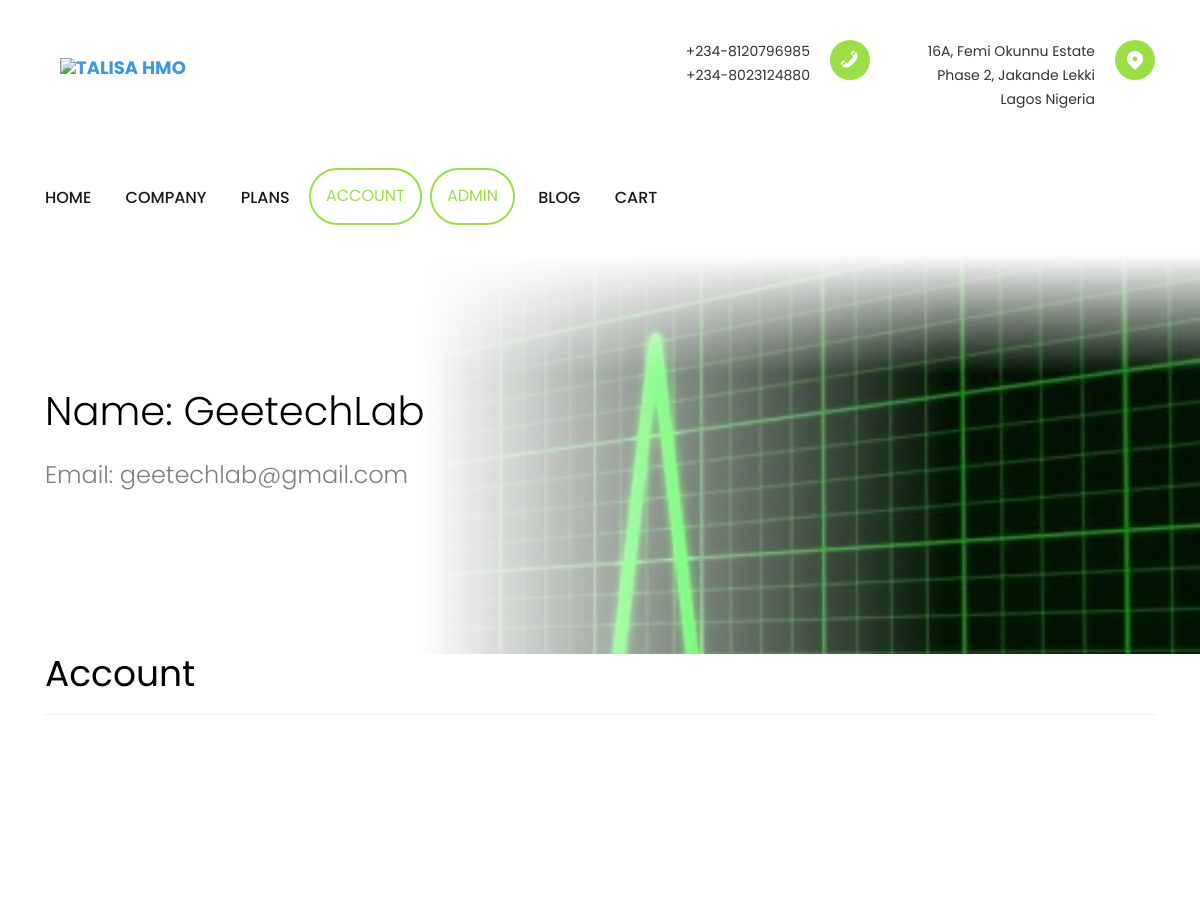
The page /account/ (signed in, upper part) on the database as committed earlier.
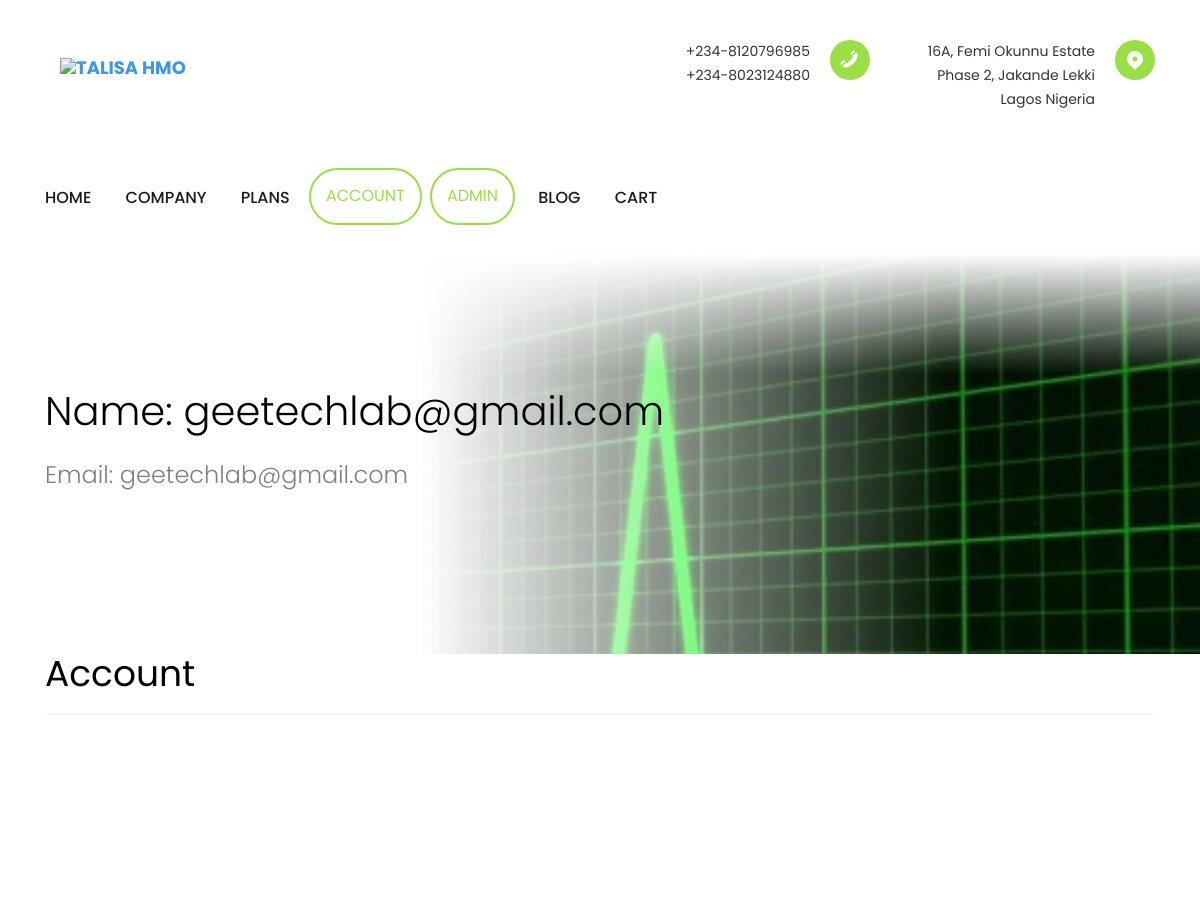
The same page on the database as committed later.
### accounts/models.py (models this page shows, shortened)
class User(AbstractBaseUser):
    email = models.EmailField(max_length=255, unique=True)
    full_name = models.CharField(max_length=255, blank=True, null=True)
    is_active = models.BooleanField(default=True)  # can login
    staff = models.BooleanField(default=False)  # staff user non superuser
    admin = models.BooleanField(default=False)  # superuser
    timestamp = models.DateTimeField(auto_now_add=True)
    USERNAME_FIELD = 'email'  # username
    REQUIRED_FIELDS = []  # ['full_name'] #python manage.py createsuperuser
    objects = UserManager()
    def get_full_name(self):
        if self.full_name:
            return self.full_name
        return self.email
    @property
    def is_admin(self):
        return self.admin

### accounts/views.py (the view)
class AccountHomeView(LoginRequiredMixin, DetailView):
    template_name = 'accounts/home.html'
    def get_object(self):
        return self.request.user

### accounts/templates/accounts/home.html (shortened to what this page needs)
{% extends "base.html" %}
{% load static %}
{% block navbar %} {% include 'base/navbar.html' %} {% endblock navbar %}
{% block content %}
<div id="page">
        <aside id="colorlib-hero" class="breadcrumbs">
            <div class="flexslider">
                <ul class="slides">
                <li style="background-image: url({% static 'images/pulse-trace.jpg' %});">
                    <div class="container">
                        <div class="row">
                            <div class="col-md-8 col-md-offset-2 col-md-pull-2 slider-text">
                                <div class="slider-text-inner">
                                    <h1>Name: {{ request.user.get_full_name }}</h1>
                                    <h2>Email: {{ request.user.email }}</h2>
                                </div>
                            </div>
                        </div>
                    </div>
                </li>
                </ul>
            </div>
        </aside>
    <div class="container">
        <div class='row'>
            <div class='col-12'>
                <h1>Account</h1>
                <hr/>
            </div>
        </div>
    </div>
</div>
{% endblock %}

### templates/base.html (shortened to what this page needs)
{% load static %}
<!DOCTYPE html>
    <html lang="en">
    <head>
      {% include 'base/css.html' %}
	  <link rel="stylesheet" href="{% static 'css/animate.css' %}">
	  <link rel="stylesheet" href="{% static 'css/icomoon.css' %}">
	  <link rel="stylesheet" href="{% static 'css/bootstrap.css' %}">
	  <link rel="stylesheet" href="{% static 'css/magnific-popup.css' %}">
	  <link rel="stylesheet" href="{% static 'css/owl.carousel.min.css' %}">
	  <link rel="stylesheet" href="{% static 'css/owl.theme.default.min.css' %}">
	  <link rel="stylesheet" href="{% static 'css/flexslider.css' %}">
	  <link rel="stylesheet" href="{% static 'fonts/flaticon/font/flaticon.css' %}">
	  <link rel="stylesheet" href="{% static 'css/style.css' %}">
    </head>
    <body>
      <div id="page">
          <nav class="colorlib-nav" role="navigation">
            <div class="top-menu">
                <div class="container">
                    <div class="row">
                        <div class="col-xs-12">
                            <div class="top">
                                <div class="row">
                                    <div class="col-md-6">
                                        <div id="colorlib-logo"><a class="navbar-brand" href="/">
                                            <img class="img-responsive" src="https://talisa-hmo.s3.eu-west-2.amazonaws.com/images/Talisa_logo1.png" alt="Talisa HMO" style="width:150px;">
                                        </a></div>
                                    </div>
                                    <div class="col-md-3">
                                        <div class="num">
                                            <span class="icon"><i class="icon-phone"></i></span>
                                            <p><a href="#">+234-8120796985</a><br><a href="#">+234-8023124880</a></p>
                                        </div>
                                    </div>
                                    <div class="col-md-3">
                                        <div class="loc">
                                            <span class="icon"><i class="icon-location"></i></span>
                                            <p><a href="#">16A, Femi Okunnu Estate Phase 2, Jakande Lekki Lagos Nigeria</a></p>
                                        </div>
                                    </div>
                                </div>
                            </div>
                        </div>
                    </div>
                </div>
                {% block navbar %} {% endblock navbar %}
            </div>
          </nav>
          {% block content %}{% endblock content %}
      </div>
    </body>
  </html>

### templates/base/css.html (shortened to what this page needs)
{% load static %}
<link rel="stylesheet" href="https://maxcdn.bootstrapcdn.com/bootstrap/4.0.0-beta/css/bootstrap.min.css">
<link rel='stylesheet' href='https://maxcdn.bootstrapcdn.com/font-awesome/4.7.0/css/font-awesome.min.css' />
<link rel="stylesheet" href="https://cdnjs.cloudflare.com/ajax/libs/jquery-confirm/3.3.0/jquery-confirm.min.css">
<link rel="stylesheet" href="{% static 'css/stripe-custom-style.css' %}">

### templates/base/navbar.html (shortened to what this page needs)
{% url 'home' as home_url %}
{% url 'articles:article_list' as article_url %}
{% url 'login' as login_url %}
{% url 'register' as register_url %}
{% url 'insuranceplans:list' as insuranceplan_list_url %}
{% url 'account:home' as account_url %}
{% url 'cart:home' as cart_url %}
<div class="menu-wrap">
    <div class="container">
        <div class="row">
            <div class="col-xs-8">
                <div class="menu-1">
                    <ul>
                        <li class="{% if request.path == home_url %}active{% endif %}"><a href="{{ home_url }}">Home</a></li>
                        <li class="has-dropdown">
                            <a href="#">Company</a>
                        </li>
                        <li><a href="{{ insuranceplan_list_url }}">Plans</a></li>
                        {% if request.user.is_authenticated %}
                            <li class="has-dropdown">
                                <a href="{{ account_url }}" class="btn btn-primary btn-outline">Account</a>
                            </li>
                        {% else %}
                            <li><a href="{{ register_url }}">Register</a></li>
                            <li><a href="{{ login_url }}">Login</a></li>
                        {% endif %}
                        {% if request.user.is_admin or equest.user.is_staff %}
                            <li><a href="/admin-Talisa-Ng/" class="btn btn-primary btn-outline">Admin</a></li>
                        {% endif %}
                        <li><a href="{{ article_url }}">Blog</a></li>
                        <li><a href="{{ cart_url }}">Cart</a></li>
                    </ul>
                </div>
            </div>
        </div>
    </div>
</div>

### templates/base/js.html (shortened to what this page needs)
{% load static %}

### static/css/icomoon.css (style rules this page uses)
[class^="icon-"], [class*=" icon-"] { font-family: 'icomoon' !important; speak: none; font-style: normal; font-weight: normal; font-variant: normal; text-transform: none; line-height: 1; -webkit-font-smoothing: antialiased; -moz-osx-font-smoothing: grayscale; }
.icon-location:before { content: "\e942"; }
.icon-phone:before { content: "\e98a"; }

### static/css/flexslider.css (style rules this page uses)
.slides, .slides > li, .flex-control-nav, .flex-direction-nav { margin: 0; padding: 0; list-style: none; }
.flexslider { margin: 0; padding: 0; }
.flexslider .slides > li { display: none; -webkit-backface-visibility: hidden; }
.flexslider .slides:after { display: block; clear: both; visibility: hidden; line-height: 0; height: 0; }
.flexslider { margin: 0 0 60px; background: #ffffff; border: 4px solid #ffffff; position: relative; zoom: 1; -webkit-border-radius: 4px; -moz-border-radius: 4px; border-radius: 4px; -webkit-box-shadow: '' 0 1px 4px rgba(0, 0, 0, 0.2); -moz-box-shadow: '' 0 1px 4px rgba(0, 0, 0, 0.2); -o-box-shadow: '' 0 1px 4px rgba(0, 0, 0, 0.2); box-shadow: '' 0 1px 4px rgba(0, 0, 0, 0.2); }
.flexslider .slides { zoom: 1; }

Rows that differ between the two databases and show on the page:
changed User "geetechlab@gmail.com": user.get_full_name "GeetechLab" → "geetechlab@gmail.com"
